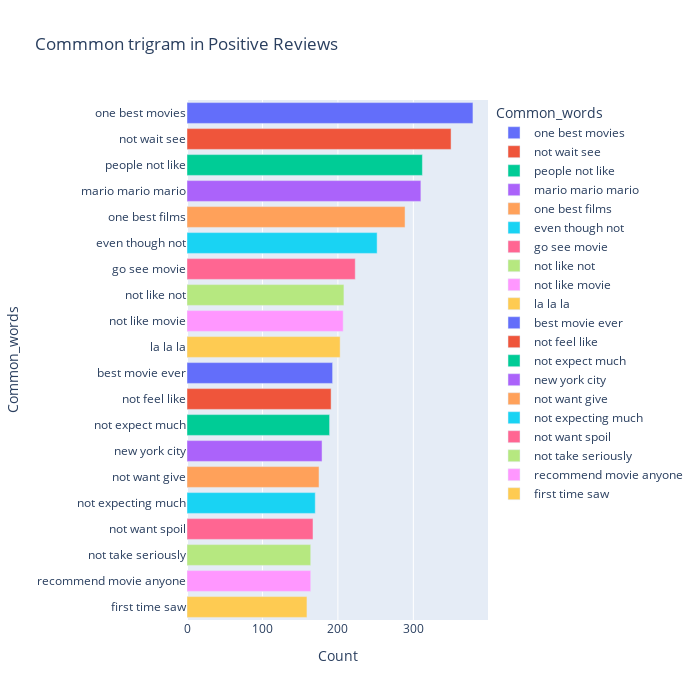

The code cell stored with this chart in its notebook:
### Code cell
most_common_uni = get_top_text_ngrams(df.Reviews_clean[df['Ratings']>=7],20,3)
most_common_uni = dict(most_common_uni)
temp = pd.DataFrame(columns = ["Common_words" , 'Count'])
temp["Common_words"] = list(most_common_uni.keys())
temp["Count"] = list(most_common_uni.values())
fig = px.bar(temp, x="Count", y="Common_words", title='Commmon trigram in Positive Reviews', orientation='h', 
             width=700, height=700,color='Common_words')
fig.show()

### Figure 1 — Plotly figure (JSON) as saved in the notebook; plotly's stock layout.template omitted (floating-point values rounded to 4 significant figures)
{"data": [{"alignmentgroup": "True", "hovertemplate": "Common_words=%{y}<br>Count=%{x}<extra></extra>", "legendgroup": "one best movies", "marker": {"color": "#636efa", "pattern": {"shape": ""}}, "name": "one best movies", "offsetgroup": "one best movies", "orientation": "h", "showlegend": true, "textposition": "auto", "type": "bar", "x": [379], "xaxis": "x", "y": ["one best movies"], "yaxis": "y"}, {"alignmentgroup": "True", "hovertemplate": "Common_words=%{y}<br>Count=%{x}<extra></extra>", "legendgroup": "not wait see", "marker": {"color": "#EF553B", "pattern": {"shape": ""}}, "name": "not wait see", "offsetgroup": "not wait see", "orientation": "h", "showlegend": true, "textposition": "auto", "type": "bar", "x": [350], "xaxis": "x", "y": ["not wait see"], "yaxis": "y"}, {"alignmentgroup": "True", "hovertemplate": "Common_words=%{y}<br>Count=%{x}<extra></extra>", "legendgroup": "people not like", "marker": {"color": "#00cc96", "pattern": {"shape": ""}}, "name": "people not like", "offsetgroup": "people not like", "orientation": "h", "showlegend": true, "textposition": "auto", "type": "bar", "x": [312], "xaxis": "x", "y": ["people not like"], "yaxis": "y"}, {"alignmentgroup": "True", "hovertemplate": "Common_words=%{y}<br>Count=%{x}<extra></extra>", "legendgroup": "mario mario mario", "marker": {"color": "#ab63fa", "pattern": {"shape": ""}}, "name": "mario mario mario", "offsetgroup": "mario mario mario", "orientation": "h", "showlegend": true, "textposition": "auto", "type": "bar", "x": [310], "xaxis": "x", "y": ["mario mario mario"], "yaxis": "y"}, {"alignmentgroup": "True", "hovertemplate": "Common_words=%{y}<br>Count=%{x}<extra></extra>", "legendgroup": "one best films", "marker": {"color": "#FFA15A", "pattern": {"shape": ""}}, "name": "one best films", "offsetgroup": "one best films", "orientation": "h", "showlegend": true, "textposition": "auto", "type": "bar", "x": [289], "xaxis": "x", "y": ["one best films"], "yaxis": "y"}, {"alignmentgroup": "True", "hovertemplate": "Common_words=%{y}<br>Count=%{x}<extra></extra>", "legendgroup": "even though not", "marker": {"color": "#19d3f3", "pattern": {"shape": ""}}, "name": "even though not", "offsetgroup": "even though not", "orientation": "h", "showlegend": true, "textposition": "auto", "type": "bar", "x": [252], "xaxis": "x", "y": ["even though not"], "yaxis": "y"}, {"alignmentgroup": "True", "hovertemplate": "Common_words=%{y}<br>Count=%{x}<extra></extra>", "legendgroup": "go see movie", "marker": {"color": "#FF6692", "pattern": {"shape": ""}}, "name": "go see movie", "offsetgroup": "go see movie", "orientation": "h", "showlegend": true, "textposition": "auto", "type": "bar", "x": [223], "xaxis": "x", "y": ["go see movie"], "yaxis": "y"}, {"alignmentgroup": "True", "hovertemplate": "Common_words=%{y}<br>Count=%{x}<extra></extra>", "legendgroup": "not like not", "marker": {"color": "#B6E880", "pattern": {"shape": ""}}, "name": "not like not", "offsetgroup": "not like not", "orientation": "h", "showlegend": true, "textposition": "auto", "type": "bar", "x": [208], "xaxis": "x", "y": ["not like not"], "yaxis": "y"}, {"alignmentgroup": "True", "hovertemplate": "Common_words=%{y}<br>Count=%{x}<extra></extra>", "legendgroup": "not like movie", "marker": {"color": "#FF97FF", "pattern": {"shape": ""}}, "name": "not like movie", "offsetgroup": "not like movie", "orientation": "h", "showlegend": true, "textposition": "auto", "type": "bar", "x": [207], "xaxis": "x", "y": ["not like movie"], "yaxis": "y"}, {"alignmentgroup": "True", "hovertemplate": "Common_words=%{y}<br>Count=%{x}<extra></extra>", "legendgroup": "la la la", "marker": {"color": "#FECB52", "pattern": {"shape": ""}}, "name": "la la la", "offsetgroup": "la la la", "orientation": "h", "showlegend": true, "textposition": "auto", "type": "bar", "x": [203], "xaxis": "x", "y": ["la la la"], "yaxis": "y"}, {"alignmentgroup": "True", "hovertemplate": "Common_words=%{y}<br>Count=%{x}<extra></extra>", "legendgroup": "best movie ever", "marker": {"color": "#636efa", "pattern": {"shape": ""}}, "name": "best movie ever", "offsetgroup": "best movie ever", "orientation": "h", "showlegend": true, "textposition": "auto", "type": "bar", "x": [193], "xaxis": "x", "y": ["best movie ever"], "yaxis": "y"}, {"alignmentgroup": "True", "hovertemplate": "Common_words=%{y}<br>Count=%{x}<extra></extra>", "legendgroup": "not feel like", "marker": {"color": "#EF553B", "pattern": {"shape": ""}}, "name": "not feel like", "offsetgroup": "not feel like", "orientation": "h", "showlegend": true, "textposition": "auto", "type": "bar", "x": [191], "xaxis": "x", "y": ["not feel like"], "yaxis": "y"}, {"alignmentgroup": "True", "hovertemplate": "Common_words=%{y}<br>Count=%{x}<extra></extra>", "legendgroup": "not expect much", "marker": {"color": "#00cc96", "pattern": {"shape": ""}}, "name": "not expect much", "offsetgroup": "not expect much", "orientation": "h", "showlegend": true, "textposition": "auto", "type": "bar", "x": [189], "xaxis": "x", "y": ["not expect much"], "yaxis": "y"}, {"alignmentgroup": "True", "hovertemplate": "Common_words=%{y}<br>Count=%{x}<extra></extra>", "legendgroup": "new york city", "marker": {"color": "#ab63fa", "pattern": {"shape": ""}}, "name": "new york city", "offsetgroup": "new york city", "orientation": "h", "showlegend": true, "textposition": "auto", "type": "bar", "x": [179], "xaxis": "x", "y": ["new york city"], "yaxis": "y"}, {"alignmentgroup": "True", "hovertemplate": "Common_words=%{y}<br>Count=%{x}<extra></extra>", "legendgroup": "not want give", "marker": {"color": "#FFA15A", "pattern": {"shape": ""}}, "name": "not want give", "offsetgroup": "not want give", "orientation": "h", "showlegend": true, "textposition": "auto", "type": "bar", "x": [175], "xaxis": "x", "y": ["not want give"], "yaxis": "y"}, {"alignmentgroup": "True", "hovertemplate": "Common_words=%{y}<br>Count=%{x}<extra></extra>", "legendgroup": "not expecting much", "marker": {"color": "#19d3f3", "pattern": {"shape": ""}}, "name": "not expecting much", "offsetgroup": "not expecting much", "orientation": "h", "showlegend": true, "textposition": "auto", "type": "bar", "x": [170], "xaxis": "x", "y": ["not expecting much"], "yaxis": "y"}, {"alignmentgroup": "True", "hovertemplate": "Common_words=%{y}<br>Count=%{x}<extra></extra>", "legendgroup": "not want spoil", "marker": {"color": "#FF6692", "pattern": {"shape": ""}}, "name": "not want spoil", "offsetgroup": "not want spoil", "orientation": "h", "showlegend": true, "textposition": "auto", "type": "bar", "x": [167], "xaxis": "x", "y": ["not want spoil"], "yaxis": "y"}, {"alignmentgroup": "True", "hovertemplate": "Common_words=%{y}<br>Count=%{x}<extra></extra>", "legendgroup": "not take seriously", "marker": {"color": "#B6E880", "pattern": {"shape": ""}}, "name": "not take seriously", "offsetgroup": "not take seriously", "orientation": "h", "showlegend": true, "textposition": "auto", "type": "bar", "x": [164], "xaxis": "x", "y": ["not take seriously"], "yaxis": "y"}, {"alignmentgroup": "True", "hovertemplate": "Common_words=%{y}<br>Count=%{x}<extra></extra>", "legendgroup": "recommend movie anyone", "marker": {"color": "#FF97FF", "pattern": {"shape": ""}}, "name": "recommend movie anyone", "offsetgroup": "recommend movie anyone", "orientation": "h", "showlegend": true, "textposition": "auto", "type": "bar", "x": [164], "xaxis": "x", "y": ["recommend movie anyone"], "yaxis": "y"}, {"alignmentgroup": "True", "hovertemplate": "Common_words=%{y}<br>Count=%{x}<extra></extra>", "legendgroup": "first time saw", "marker": {"color": "#FECB52", "pattern": {"shape": ""}}, "name": "first time saw", "offsetgroup": "first time saw", "orientation": "h", "showlegend": true, "textposition": "auto", "type": "bar", "x": [159], "xaxis": "x", "y": ["first time saw"], "yaxis": "y"}], "layout": {"barmode": "relative", "height": 700, "legend": {"title": {"text": "Common_words"}, "tracegroupgap": 0}, "title": {"text": "Commmon trigram in Positive Reviews"}, "width": 700, "xaxis": {"anchor": "y", "domain": [0, 1], "title": {"text": "Count"}}, "yaxis": {"anchor": "x", "categoryarray": ["first time saw", "recommend movie anyone", "not take seriously", "not want spoil", "not expecting much", "not want give", "new york city", "not expect much", "not feel like", "best movie ever", "la la la", "not like movie", "not like not", "go see movie", "even though not", "one best films", "mario mario mario", "people not like", "not wait see", "one best movies"], "categoryorder": "array", "domain": [0, 1], "title": {"text": "Common_words"}}}}
